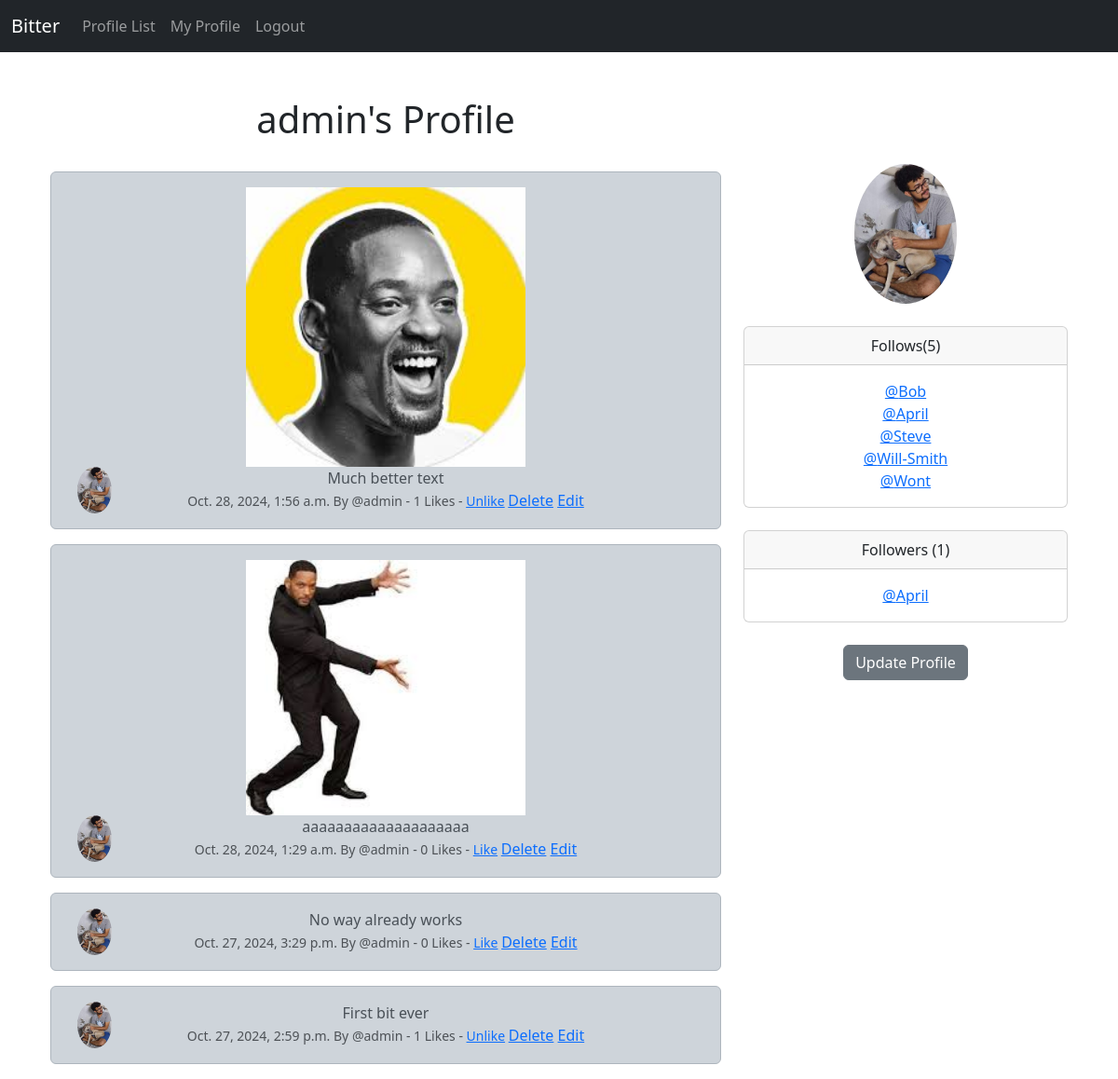
Screenshot of /profile/1 (signed in) with the database file from the repository.
### bitter/models.py (models this page shows, shortened)
class Profile(models.Model):
    user = models.OneToOneField(User, on_delete=models.CASCADE)
    follows = models.ManyToManyField("self",
                                     related_name="followed_by",
                                     symmetrical=False,
                                     blank=True)
    date_modified = models.DateTimeField(User, auto_now=True)
    profile_image = models.ImageField(null=True, blank=True, upload_to="images/")
    def __str__(self):
        return self.user.username

class Bit(models.Model):
    user = models.ForeignKey(User, related_name="bits", on_delete=models.DO_NOTHING)
    body = models.CharField(max_length=200)
    created_at = models.DateTimeField(auto_now_add=True)
    likes = models.ManyToManyField(User, related_name="bit_like", blank=True)
    bit_image = models.ImageField(null=True, blank=True, upload_to="images/posts/")
    def number_of_likes(self):
        return self.likes.count()

### bitter/views.py (the view, shortened to what this page needs)
# urls.py: path('profile/<int:pk>', views.profile, name='profile'),
def profile(request, pk):
    if request.user.is_authenticated:
        profile = Profile.objects.get(user_id=pk)
        bits = Bit.objects.filter(user_id=pk).order_by("-created_at")
        return render(request, "profile.html", {"profile":profile, "bits":bits})
    else:
        messages.success(request, ("You must be logged in to view this page"))
        return redirect('home')

### bitter/templates/profile.html (shortened to what this page needs)
{% extends 'base.html' %}
{% load static %}
{% block content %}
    <div class="container text-center">
        <div class="row">
            <div class="col-8">
                <h1>{{ profile.user.username }}'s Profile</h1>
                <br/>
                {% if bits%}
                {% for bit in bits%}
                <div class="alert alert-dark" role="alert">
                    <div class="container">
                        {% if bit.bit_image %}
                        <img src="{{bit.bit_image.url }}" width="300px"  alt="{{profile.user.username}}">
                        {% endif %}
                        <div class="row">
                            <div class="col-1">
                                {% if bit.user.profile.profile_image %}
                                <img src="{{bit.user.profile.profile_image.url }}" class="rounded-circle" widht=50 height=50 alt="{{profile.user.username}}">
                                {% else %}
                                <img src="{% static 'images/profile_picture.png' %}" class="img-fluid rounded-circe" width=50 height=50 alt="Profile_Image">
                                {% endif %}
                            </div>
                            <div class="col-10">
                                {{bit.body}}
                                <br/>
                                <small class="text-muted">
                                    {{ bit.created_at}} By @{{bit.user.username}}
                                    - {{bit.number_of_likes}} Likes
                                    - {% if user in bit.likes.all %}
                                        <a href="{% url 'bit_like' bit.id %}">Unlike</a>
                                      {% else %}
                                      <a href="{% url 'bit_like' bit.id %}">Like</a>
                                      {% endif %}
                                </small>
                                {% if request.user.username == profile.user.username %}
                                <a href="{% url 'delete_bit' bit.id %}"> Delete</a>
                                {% endif %}
                                {% if request.user.username == profile.user.username %}
                                <a href="{% url 'edit_bit' bit.id %}"> Edit</a>
                                {% endif %}
                            </div>
                        </div>
                    </div>
                </div>
                {% endfor %}
                {% endif %}
            </div>
            <div class="col-4">
                <br/>
                <br/>
                <br/>
                {% if profile.profile_image %}
                    <img src="{{profile.profile_image.url }}" class="rounded-circle" widht=150 height=150 alt="{{profile.user.username}}"><br/><br/>
                {% endif %}
                <div class="card">
                    <div class="card-header">
                      Follows({{profile.follows.count|add:-1}})
                    </div>
                    <div class="card-body">
                      <p class="card-text">
                        {% for following in profile.follows.all %}
                            {% if profile.user.id != following.user.id%}
                                <a href="{% url 'profile' following.user.id %}">@{{following}}</a><br/>
                            {% endif %}
                        {% endfor %}
                      </p>
                    </div>
                </div>
                <br/>
                <div class="card">
                    <div class="card-header">
                      Followers ({{profile.followed_by.count|add:-1}})
                    </div>
                    <div class="card-body">
                      <p class="card-text">
                        {% for following in profile.followed_by.all %}
                            {% if profile.user.id != following.user.id%}
                                <a href="{% url 'profile' following.user.id %}">@{{following}}</a><br/>
                            {% endif %}
                        {% endfor %}
                    </p>
                </div>
            </div><br/>
                <form method="post">
                    {% if profile.user.id != user.id%}
                        {% if profile in user.profile.follows.all%}
                            <button class="btn btn-outline-danger" name="follow" value="unfollow" type="submit">
                                UNFOLLOW @{{profile.user.username|lower}}</button>
                        {% else %}
                        <button class="btn btn-outline-success" name="follow" value="follow" type="submit">
                            FOLLOW @{{profile.user.username|lower}}</button>
                        {% endif%}
                    {% else %}
                            <a href="{% url 'update_user' %}" class="btn btn-secondary">Update Profile</a>
                    {% endif %}
                </form>
            </div>
        </div>
    </div>
{% endblock %}

### rows the page displays
Profile: user.username "admin", profile_image (picture), follows.count|add "5", followed_by.count|add "1"
Bit: bit_image (picture), user.profile.profile_image (picture), body "Much better text", created_at "Oct. 28, 2024, 1:56 a.m.", user.username "admin", number_of_likes "1", shows "Unlike"
Bit: bit_image (picture), user.profile.profile_image (picture), body "aaaaaaaaaaaaaaaaaaaa", created_at "Oct. 28, 2024, 1:29 a.m.", user.username "admin", number_of_likes "0", shows "Like"
Bit: user.profile.profile_image (picture), body "No way already works", created_at "Oct. 27, 2024, 3:29 p.m.", user.username "admin", number_of_likes "0", shows "Like"
Bit: user.profile.profile_image (picture), body "First bit ever", created_at "Oct. 27, 2024, 2:59 p.m.", user.username "admin", number_of_likes "1", shows "Unlike"
Profile: user.username "Bob"
Profile: user.username "April"
Profile: user.username "Steve"
Profile: user.username "Will-Smith"
Profile: user.username "Wont"
